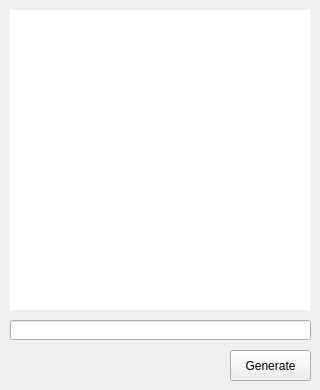
<?xml version="1.0" encoding="UTF-8"?>
<ui version="4.0">
 <class>Form</class>
 <widget class="QWidget" name="Form">
  <property name="geometry">
   <rect>
    <x>0</x>
    <y>0</y>
    <width>320</width>
    <height>390</height>
   </rect>
  </property>
  <property name="sizePolicy">
   <sizepolicy hsizetype="Fixed" vsizetype="Fixed">
    <horstretch>0</horstretch>
    <verstretch>0</verstretch>
   </sizepolicy>
  </property>
  <property name="minimumSize">
   <size>
    <width>320</width>
    <height>390</height>
   </size>
  </property>
  <property name="maximumSize">
   <size>
    <width>320</width>
    <height>390</height>
   </size>
  </property>
  <property name="windowTitle">
   <string>QRCODE App</string>
  </property>
  <widget class="QLabel" name="lblQrCode">
   <property name="geometry">
    <rect>
     <x>10</x>
     <y>10</y>
     <width>300</width>
     <height>300</height>
    </rect>
   </property>
   <property name="styleSheet">
    <string notr="true">background-color: rgb(255, 255, 255);</string>
   </property>
   <property name="text">
    <string/>
   </property>
  </widget>
  <widget class="QLineEdit" name="txtQrData">
   <property name="geometry">
    <rect>
     <x>10</x>
     <y>320</y>
     <width>301</width>
     <height>20</height>
    </rect>
   </property>
  </widget>
  <widget class="QPushButton" name="btnQrGen">
   <property name="geometry">
    <rect>
     <x>230</x>
     <y>350</y>
     <width>81</width>
     <height>31</height>
    </rect>
   </property>
   <property name="text">
    <string>Generate</string>
   </property>
  </widget>
 </widget>
 <resources/>
 <connections/>
</ui>
